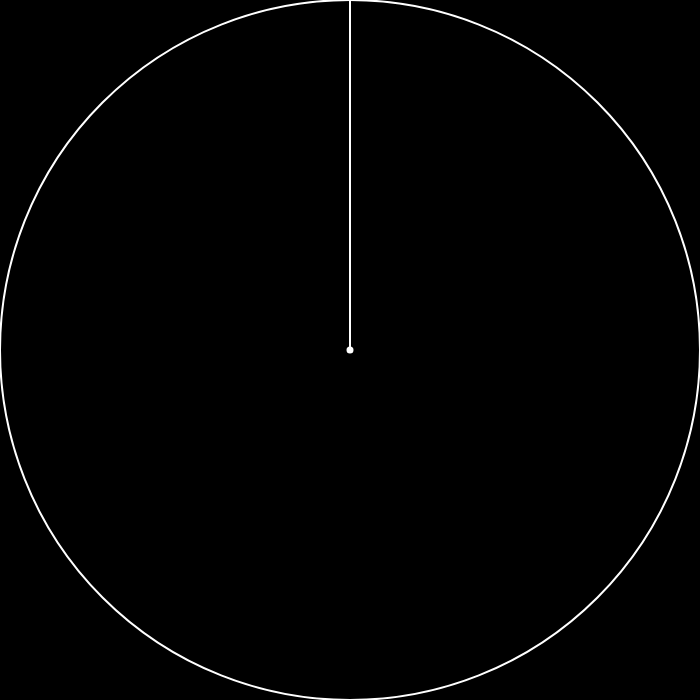
Frame 1 (no input)
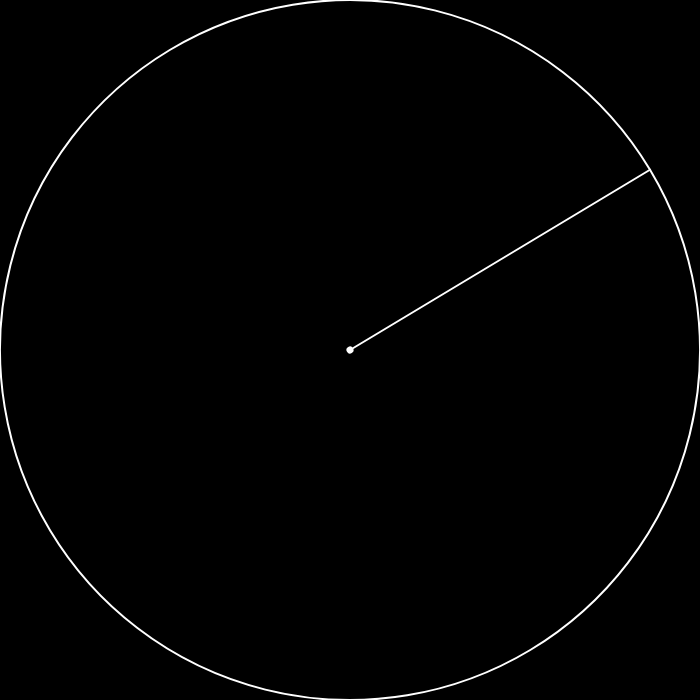
Frame 60 (no input)
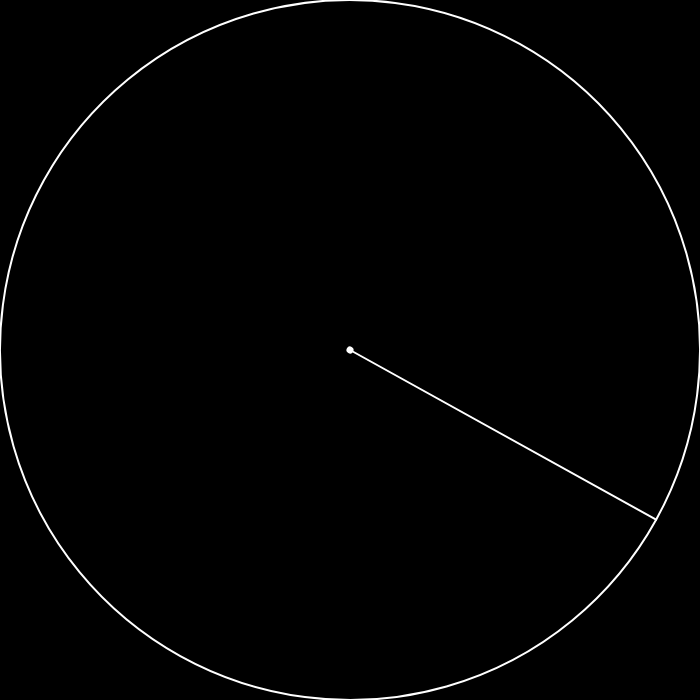
Frame 120 (the mouse pressed at the canvas centre since frame 60)

The p5.js sketch that drew these frames (run headless with seeded random() and noise() and a simulated clock; from frame 60 on, the mouse is pressed at the canvas centre):

// p5.js sketch
// ── sketch.js
let radar;

function setup() {
	angleMode(DEGREES)
	createCanvas(700, 700);
	radar = new Radar();
}

function draw() {
	background(0);
	radar.show();
	radar.rotateRadar();
	radar.parseData();

	for (let i = 0; i < 360; i++) {
		if (radar.data[i]) {
			if (!radar.data[i].check()) {
				radar.data[i] = false;
			}
		}
	}
}

// ── obstacle.js
class Obstacle {
	constructor(dist, deg) {
		this.x = round(Math.cos(deg * Math.PI/180) * dist);
		this.y = round(Math.sin(deg * Math.PI/180) * dist);
		this.deg = deg - 5;

		if (this.deg < 0) {
			this.deg = 360 + this.deg;
		}
	}

	check(deg) {
		return this.deg == deg;
	}

	show() {
		point(this.x, this.y)
	}
}

// ── radar.js
class Radar {
	constructor() {
		this.toRender = [];
		this.data = [];
		this.deg = 0;

		for (let i = 0; i < 360; i++) {
			this.data.push(false);
			this.toRender.push(false);
		}
		this.data[30] = new Obstacle(150, 30);
		this.data[90] = new Obstacle(100, 90);
		this.data[200] = new Obstacle(120, 200);
	}

	show() {
		translate(width / 2, height / 2);
		rotate(180);
		stroke(255);
		strokeWeight(2);
		rotate(this.deg);
		fill(255);
		ellipse(0, 0, 5, 5);
		noFill();
		ellipse(0, 0, width, height);
		line(0, 0, 0, height / 2);
	}

	rotateRadar() {
		this.deg += 1;

		if (this.deg == 360) {
			this.deg = 0;
		}
	}

	parseData() {
		if (this.toRender[this.deg]) {
			this.data[this.deg] = new Obstacle(this.toRender[this.deg], this.deg);
		}
	}
}
